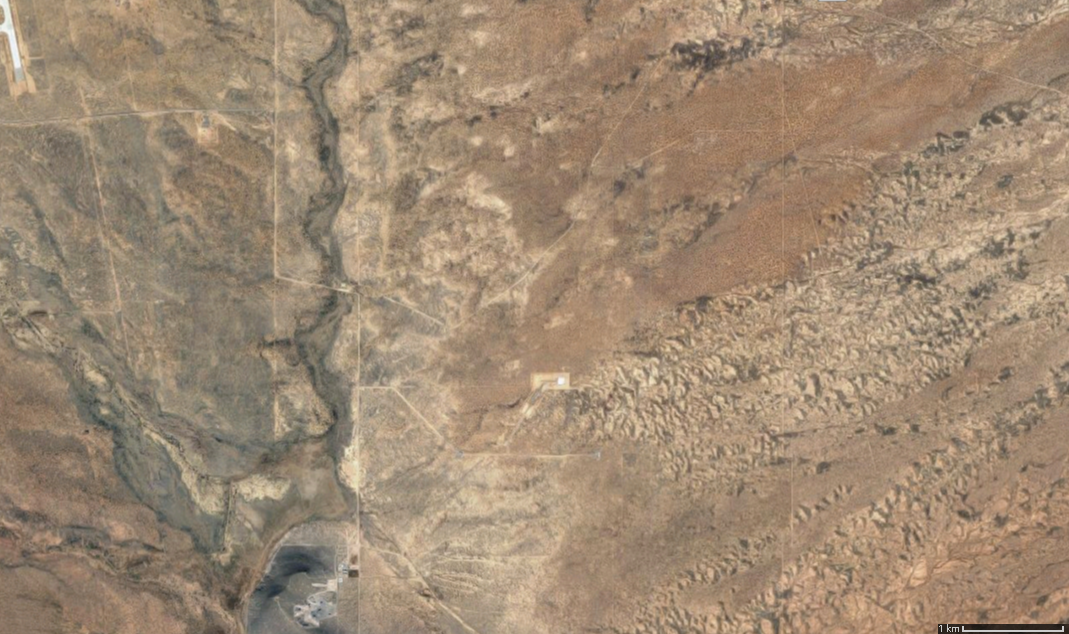
#> input picture Images/Large_Map.png, 1069 x 634 px, found by its file name
$ python GUI.py   (older library calls are emulated)
#> lines starting #> are read from the running program, lines starting #| are printed output that depends on the picture
from tkinter import ttk
from tkinter import *
import tkinter as tk
from PIL import Image
from PIL import ImageTk
from itertools import count
import pandas as pd

import matplotlib.pyplot as plt
from matplotlib.backends.backend_tkagg import FigureCanvasTkAgg, NavigationToolbar2Tk
from matplotlib.figure import Figure
from matplotlib.animation import FuncAnimation
import time, sys, struct, copy, os#, serial
#import decoder_rrc_v2_2
#ser = serial.Serial('/dev/ttyACM0', 9600) # change for actual devices
#decoder_rrc_v2_2()
#Screensize
window = Tk()
window.resizable(0, 0) # this prevents from resizing the window
window.title("Ground Station GUI")
screenX = 800
screenY = 500

#organization = toolbar[options], window[graph[data notebook], map, logo],statusbar
window.panes = tk.PanedWindow(orient="vertical", width = screenX, height=screenY)
panes = window.panes
panes.pack(fill="both",expand=1)

# [10 lines of commented-out code are left out]


interface = tk.PanedWindow(panes, orient="horizontal")
interface.config(bg="blue")

data = tk.ttk.Notebook(interface)
overview = tk.PanedWindow(data, orient="horizontal")
overview1 = tk.PanedWindow(overview, orient="vertical")
latitudeLabel = tk.Label(overview1, text="Latitude")
overview1.add(latitudeLabel)
latitude = tk.Label(overview1, text="0.0")
overview1.add(latitude)
longitudeLabel = tk.Label(overview1, text="Longitude")
overview1.add(longitudeLabel)
longitude = tk.Label(overview1, text="0.0")
overview1.add(longitude)
temperatureLabel = tk.Label(overview1, text="Temperature")
overview1.add(temperatureLabel)
temperature = tk.Label(overview1, text="0")
overview1.add(temperature)
pressureLabel = tk.Label(overview1, text="Pressure")
overview1.add(pressureLabel)
pressure = tk.Label(overview1, text="0.0")
overview1.add(pressure)
flighttimeLabel = tk.Label(overview1, text="Flight Time")
overview1.add(flighttimeLabel)
flighttime = tk.Label(overview1, text="0")
overview1.add(flighttime)
overview.add(overview1)

overview2 = tk.PanedWindow(overview, orient="vertical")
speedLabel = tk.Label(overview2, text="Speed")
overview2.add(speedLabel)
speed = tk.Label(overview2, text="0")
overview2.add(speed)
altitudeLabel = tk.Label(overview2, text="Altitude")
overview2.add(altitudeLabel)
altitude = tk.Label(overview2, text="0")
overview2.add(altitude)
accelxLabel = tk.Label(overview2, text="AccelX")
overview2.add(accelxLabel)
accelx = tk.Label(overview2, text="0")
overview2.add(accelx)
accelyLabel = tk.Label(overview2, text="AccelY")
overview2.add(accelyLabel)
accely = tk.Label(overview2, text="0")
overview2.add(accely)
accelzLabel = tk.Label(overview2, text="AccelZ")
overview2.add(accelzLabel)
accelz = tk.Label(overview2, text="0")
overview2.add(accelz)
overview.add(overview2)

data.add(overview, text="Overview")


#Atmospheric Data

x = [0]
y = [0]
index = count()

atmos = tk.PanedWindow(data, orient="vertical")
pressureGraph = tk.Frame(atmos)
plt.ion()
pressureFigure = plt.figure(figsize=(3,3), dpi=100)
pressurePlot = pressureFigure.add_subplot(111)
pressurePlot.plot(x,y)

pressureCanvas = FigureCanvasTkAgg(pressureFigure, pressureGraph)
pressureCanvas._tkcanvas.pack(side=tk.TOP, fill=tk.BOTH, expand=True)

atmos.add(pressureGraph)
data.add(atmos, text="Pressure")

atmos2 = tk.PanedWindow(data, orient="vertical")
temperatureGraph = tk.Frame(atmos2)
plt.ion()
temperatureFigure = plt.figure(figsize=(3,3), dpi=100)
temperaturePlot = temperatureFigure.add_subplot(111)
temperaturePlot.plot(x,y)

temperatureCanvas = FigureCanvasTkAgg(temperatureFigure, temperatureGraph)
temperatureCanvas._tkcanvas.pack(side=tk.TOP, fill=tk.BOTH, expand=True)

atmos2.add(temperatureGraph)
data.add(atmos2, text="Temperature")

#Flight data
flightdata = tk.PanedWindow(data, orient="vertical")
altitudeGraph = tk.Frame(flightdata)
plt.ion()
altitudeFigure = plt.figure(figsize=(3,3), dpi=100)
altitudePlot = altitudeFigure.add_subplot(111)
altitudePlot.plot(x,y)

altitudeCanvas = FigureCanvasTkAgg(altitudeFigure, altitudeGraph)
altitudeCanvas._tkcanvas.pack(side=tk.TOP, fill=tk.BOTH, expand=True)

flightdata.add(altitudeGraph)
data.add(flightdata, text="Altitude")


flightdata2 = tk.PanedWindow(data, orient="vertical")
speedGraph = tk.Frame(flightdata2)
plt.ion()
speedFigure = plt.figure(figsize=(3,3), dpi=100)
speedPlot = speedFigure.add_subplot(111)
speedPlot.plot(x,y)

speedCanvas = FigureCanvasTkAgg(speedFigure, speedGraph)
speedCanvas._tkcanvas.pack(side=tk.TOP, fill=tk.BOTH, expand=True)

flightdata2.add(speedGraph)
data.add(flightdata2, text="Speed")

#Acceleration
accel = tk.PanedWindow(data, orient="vertical")
accelGraph = tk.Frame(accel)
plt.ion()
accelFigure = plt.figure(figsize=(3,3), dpi=100)
accelPlot = accelFigure.add_subplot(111)
accelPlot.plot(x,y)

accelCanvas = FigureCanvasTkAgg(accelFigure, accelGraph)
accelCanvas._tkcanvas.pack(side=tk.TOP, fill=tk.BOTH, expand=True)

accel.add(accelGraph)
data.add(accel, text="Acceleration")


interface.add(data, minsize=400)

rightInterface = tk.PanedWindow(interface, orient="vertical")
gpsCanvas = tk.Canvas(rightInterface, height=400,width=400)
gpsCanvas.configure(bg="white")

flightArea = Image.open("Images/Large_Map.png")
#> flightArea is the input picture: PIL image 1069x634 RGBA; mean R, G, B, A 158.4, 137.4, 115, 255
flightArea = flightArea.resize((390,370), Image.ANTIALIAS)
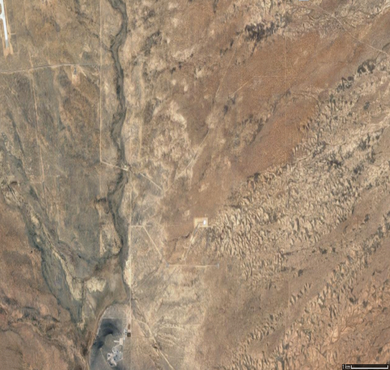
#> flightArea: PIL image 390x370 RGBA; mean R, G, B, A 158.4, 137.4, 115, 255
_flightArea = ImageTk.PhotoImage(flightArea)
gpsCanvas.create_image(0,0, image = _flightArea, anchor = NW)
rightInterface.add(gpsCanvas, minsize=300)

belowGPS = tk.PanedWindow(rightInterface, orient="horizontal")
clock = tk.Label(belowGPS, text="current time")
time_string = time.strftime('%H:%M:%S')
clock.config(text=time_string)
belowGPS.add(clock, minsize=290)
logo = tk.PhotoImage(file="logo.png", name="logo", format="png") #loads image
logoElement = tk.Label(belowGPS, text="logo",image=logo) #actually adds the image
logoElement.image = logo #for some reason, needs this to actually render
belowGPS.add(logoElement,minsize=100)
rightInterface.add(belowGPS,minsize=100)
interface.add(rightInterface, minsize=400)

panes.add(interface, minsize=450)


statusBar = tk.PanedWindow(panes, orient="horizontal")
errors = tk.Label(statusBar, text="errors")
statusBar.add(errors)
indicators = tk.Label(statusBar, text="indicators")
statusBar.add(indicators)
panes.add(statusBar, minsize=15)

def tick():
    time_string = time.strftime('%H:%M:%S')
    clock.config(text=time_string)


def dataUpdate(i):
    if (ser.in_waiting > 0):
        #print(ser.readline())
        x.append(next(index))
        y.append( ser.readline())
        #print(y[nextX])
        #print(nextX)
    if nextX%100 == 0: #Take this out if updates slow down.
        pressureFigure.canvas.draw()
        pressurePlot.cla()
        pressurePlot.plot(x,y)

def testUpdate(i):
    data = pd.read_csv('data.csv')
    x = data['x_value']
    y = data['total_1']
    pressurePlot.cla()
    pressurePlot.plot(x,y)

ani = FuncAnimation(plt.gcf(), testUpdate, interval=1000)

#while 1: # Replace with while in focus?
    #tick()
    #window.update()
    #dataUpdate(nextX) #Write backup every 5? minuntes
    #getSerial()
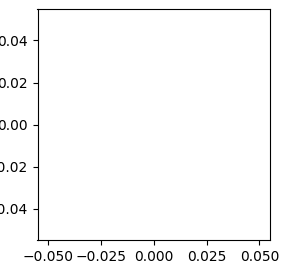
#> figure drawn by matplotlib, 1 panel
